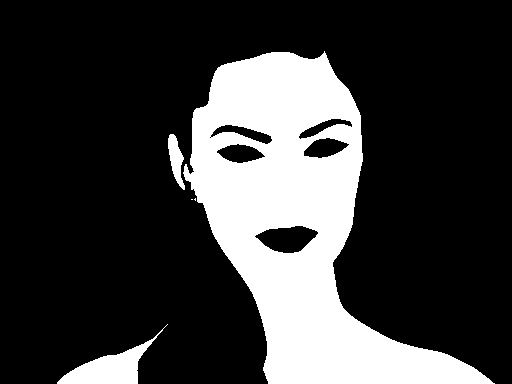
//> input picture data/skin_colour/truth/Megan-Fox-Pretty-Face-1-1024x768.png, 512 x 384 px
$ ./HandTracking data/skin_colour/truth/Megan-Fox-Pretty-Face-1-1024x768.png   (built with g++ and OpenCV 4)
//> lines starting //> are read from the running program, lines starting //| are printed output that depends on the picture; after the words box and inside, x2 and y2 are one past the last pixel; in counts of white or black regions, pixels touching at a corner belong together
### TrackingProcess.cpp
/**
	TrackingProcess.cpp
	Process of tracking objects over time with detected images
	@author Lei Liu
*/

#include <iostream>
#include <vector>
#include <string>
#include <math.h>
#include <list>

#include <opencv2/core/core.hpp>
#include <opencv2/highgui/highgui.hpp>

#include "Blobs.cpp"

using namespace std;

class TrackingProcess
{

private:
	map<int, cv::RotatedRect> history; //ellipse in the history at time t-1
	list<int> hypoth_labels; //mark all labels of current hypothesis, unassigned ellipse
	int newLabel = 1;

	map<int, cv::RotatedRect> pre_hitstory; //ellipses in the history at time t-2

	ostringstream trajectory;

public:

	TrackingProcess()
	{
		history.clear();
		pre_hitstory.clear();
	}

	// [35 lines left out: functions getHistory, firstFrame, newHypothesis, assignHypothesis, not called in this run]

	/**
		fit an ellipse for a blob
		using covariance matrix of the distribution of position of points within the blob
		The major axes is the largest eigenvalue multipled by a factor (chi-square value represents the confidence level)
		@param blob, The vector contains the positions of points. Each iteration is a pair of row and column index of a point
		@return the Ellipse object as type cv::RotatedRect
	 */
	// [334 lines left out: functions fitEllipse, distance, showEllipses, writeTrajectory, track, findIntersection and 5 more, not called in this run]

};

### SkinClassifier.cpp
/**
	SkinClassifier.cpp
	Class for classifying the skin area of an RGB image using Naive Bayes Classifier and YUV channels
	@author Lei Liu
*/

#include <iostream>
#include <vector>
#include <fstream>
#include <string>
#include <dirent.h>

#include <opencv2/core/core.hpp>
#include <opencv2/highgui/highgui.hpp>

using namespace std;

class SkinClassifier
{

private:
	static const int num_of_bins = 256; //the number of bins for colour histogram
	int color_Hist[num_of_bins][num_of_bins]; //counting the appearance of each colour
	int skin_Hist[num_of_bins][num_of_bins]; //counting the appearance of skin colour
	int num_color; //total number of all colours
	int num_skin; //total number of all skin colours
	double probab[num_of_bins][num_of_bins]; //probability of colour being skin colour

	float Tmax;//upper threshold of skin colour probability
	float Tmin;//low threshold of skin colour probability
	string prob_file_path;//file name for storing the probability output.

public:

	SkinClassifier( string probability_file_path = "probability.txt", float upper_threshold = 0.5, float low_threshold = 0.15 )
	{
		std::cout<< "Bayesian Classifier for Skin-color Detection." << std::endl;
		Tmax = upper_threshold;
		Tmin = low_threshold;
		prob_file_path = probability_file_path;
		//load offline probability by default
		loadProbab();
		std::cout<< "Loading probability map successfully" << std::endl;
		cout << "Thresholds: " << Tmax << " -- " << Tmin << endl;
	}

	// [97 lines left out: functions setThresholds, train, updateStatistic, BGR2UV, not called in this run]

	/*
	* write each pair of pixel and its statistic and probability being a skin colour as one line.
	* format: U-component V-component colour_histogram skin_histogram probability
	* format example: 128 128 10000 1000 0.1
	*/
	// [35 lines left out: functions writeProbab, calculProbab, not called in this run]

	/*
	* load probab from file
	* file format: U-component V-component color_histogram skin_histogram probability
	*/
	void loadProbab(string filename = "probability.txt")
	{
		//clear array space
		clear_statistic();
		//open file, and read each lime once
		ifstream file( filename.c_str() );
		string line;
		if( file.is_open() )
		{
			while( getline(file, line))
			{
				stringstream data(line);
				int u, v, color_count, skin_count;
				double p;
				data >> u >> v >> color_count >> skin_count >> p;
				color_Hist[u][v] = color_count;
				skin_Hist[u][v] = skin_count;
				num_color += color_count;
				num_skin += skin_count;
				probab[u][v] = p;
			}
			file.close();
		}
		else cout << "Unable to open " << filename << endl;
	}

	/*
	* Detect skin colour area and draw corresponding ellipses
	*/
	// [19 lines left out: function detect, not called in this run]

	/*
	* Classify the skin colour pixel from the original
	*/
	// [29 lines left out: function detectSkin, not called in this run]

	/*
	* connect those potential skin colour pixels
	*/
	// [15 lines left out: function connectPotential, not called in this run]

	/**
	* neighbour filtering, three conditions
	* 1. immediate neighbour is skin colour(255), set as skin colours
	* 2. immediate neighbours have not skin colour, but has non-skin colour(0), set as non-skin colour
	* 3. immediate neighbours are all potential skin colour(128), look for second neighbours, repeat these conditions.
	*/
	// [50 lines left out: functions neightbourFiltering, smoothing, not called in this run]

	/*
	* Clear all statistic and probabilities
	*/
	void clear_statistic()
	{
		for(int i=0; i<num_of_bins; i++)
		{
			for(int j=0; j<num_of_bins; j++)
			{
				color_Hist[i][j] = 0;
				skin_Hist[i][j] = 0;
				probab[i][j] = 0;
			}
		}
		num_color = 0;
		num_skin = 0;
		cout << "All probabilities and statistics are set to 0." << endl;

	}

	// [180 lines left out: functions adaptive, testSkinDetector, not called in this run]
};

### FaceDetector.cpp
/**
	FaceDetector.cpp
	Class for detecting the face from an RGB resized image
	@author Lei Liu
*/

#include <opencv2/opencv.hpp>
#include "opencv2/imgproc/imgproc.hpp"
#include "opencv2/highgui/highgui.hpp"
#include "opencv2/objdetect/objdetect.hpp"

#include <iostream>
#include <string>
#include <vector>

using namespace std;

class FaceDetector
{

private:
	//classifier for Face Detection
	cv::CascadeClassifier detector;

public:
	//load classifier with specificed cascade file
	FaceDetector()
	{
		cout << "Face Detector" << endl;
		this->load();
	}

	bool load( string filePath="data/haarcascades/haarcascade_frontalface_alt.xml" )
	{
		if( (this->detector).load(filePath) )
		{
			cout << "Detect face with: " << filePath << endl;
			return true;
		}
		else
		{
			cout << "Cannot load classifier" << filePath << endl;
			return false;
		}
	}

	//detect faces and draw rectangle around each face from an RGB image
	void detectFace(cv::Mat &original, vector< cv::Rect > &faces)
	{
		//convert original to grayscale
		cv::Mat gray;
		cv::cvtColor(original, gray, CV_BGR2GRAY);
		cv::equalizeHist(gray, gray);
		//detect the faces from an gray image
		(this->detector).detectMultiScale( gray, faces, 1.1, 3, 0, cv::Size(30,30) );
	}

	// [8 lines left out: function showFaces, not called in this run]

};

### HandTracking.cpp
/**
	Hand Tracking System
	main function
	@author Lei Liu
*/

#include <iostream>
#include <vector>
#include <string>
#include <dirent.h>

#include "opencv2/highgui/highgui.hpp"
#include "opencv2/imgproc/imgproc.hpp"

#include "FaceDetector.cpp"
#include "SkinClassifier.cpp"
#include "TrackingProcess.cpp"

using namespace std;

/*
* Main Object that holds all detectors and data
*/
class HandTracking
{
private:
	//create face detector
	FaceDetector faceDetector;
	//create skin classifier
	SkinClassifier skinClassifier;
	//create tracking process
	TrackingProcess tracking;

	float sizeScale;

public:
	HandTracking()
	{	}

	/**
	*
	*/
	// [6 lines left out: function offLineTrain, not called in this run]

	/**
	 Test the detection functions
	*/
	// [264 lines left out: functions detectionTest, ellipseTest, trackingTest, faceTest, not called in this run]

	void cameraTest(string videoName, float rotateAngle, int winWidth, int winHeight, string winName)
	{
//> called with rotateAngle = 0, winWidth = 480, winHeight = 320, winName = "Hand Tracking"
		//get a handle to the video device, load video as fault
		cv::VideoCapture videoCap;
		int deviceId = atoi( videoName.c_str() );
		if( (videoName.size() == 1) && deviceId == 0 ) //load camera
			videoCap = cv::VideoCapture( deviceId );
		else //load video
			videoCap = cv::VideoCapture( videoName );
		//check if the video or camera is loaded successful.
		if( !videoCap.isOpened() )
		{
			std::cout << "Video or Camera cannot be opened." << endl;
			return;
		}

		cv::Mat frame; //Holds the current fram from the Video device
		bool isFirst = true;
		int count =0;
		for(;;)
		{
			videoCap >> frame;
//> frame is the input picture: 384 rows x 512 cols, CV_8UC3; 23.3% white; 5 white regions (2 under 20 px), largest, box (x1, y1, x2, y2) and area: (183, 51, 495, 384) 43258, (57, 324, 168, 384) 2048, (168, 134, 185, 190) 500
			if( !frame.data )
				break;

			count++;
			//clone the current frame and resize to default size
			cv::Mat original = frame.clone();
			if( rotateAngle != 0) //rotate original frame
			{
				cv::Mat rotateMat = cv::getRotationMatrix2D( cv::Point(original.cols/2, original.rows/2), rotateAngle, 1 );
				cv::warpAffine( frame, original, rotateMat, cv::Size(frame.cols, frame.rows) );
			}
			cv::resize( original, original, cv::Size(winWidth, winHeight), CV_INTER_AREA );
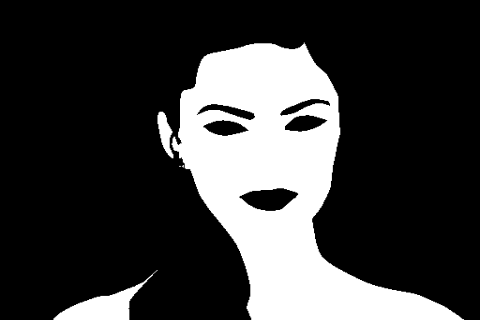
//> original: 320 rows x 480 cols, CV_8UC3; min 0, max 255, mean 59.4
			const string nm = "testing/tooltill_1/tooltill_" + to_string(count) + ".jpg";
			cout << nm << " ";
			cout << cv::imwrite(nm, original) << endl;
//| 1

			cv::Mat bwimg; //current bwimg after detection

			//Detect face for each frame
			vector<cv::Rect> faces;
			faceDetector.detectFace( original, faces );
//> in detectFace, `cv::equalizeHist(gray, gray);`:
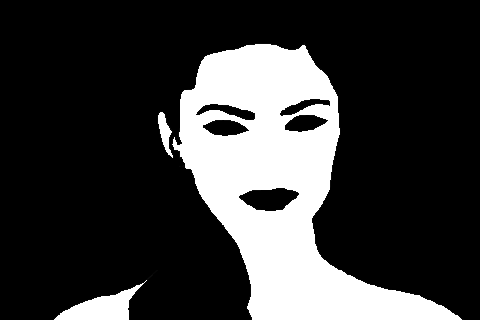
//> gray: 320 rows x 480 cols, CV_8UC1; min 0, max 255, mean 58
			float ave_face_size = 0;
			//update skin color probability with detected face areas
			for(int i=0; i<faces.size(); i++)
			{
				cv::Mat face(original, faces[i]);
				skinClassifier.adaptive(face);
				ave_face_size += ( face.rows * face.cols );
			}
			ave_face_size = ave_face_size / (faces.size()) * sizeScale;

			//Detect skin area for current frame
			skinClassifier.detect( original, bwimg );
			//tracking
			if(isFirst)
			{
				tracking.firstFrame(bwimg, ave_face_size);
				isFirst = false;
				cout << "First frame" << endl;
			}
			else //tracking
			{
				tracking.track(bwimg, ave_face_size);
				cout << " next frame " << endl;
			}
			//draw ellipse and rectangle on original
			tracking.showEllipses(original);
			faceDetector.showFaces(original, faces);
			//show the result
			cv::imshow(winName, original);

			//control flow
			char key = (char) cv::waitKey(20);
			//pause loop by pressing "space" key
			if( key==32 )
				cv::waitKey(0);
			if( key==32 )
				continue;
			if(key == 27)//Exit the loop bt pressing "Esc"
				break;
		}// end of video tracking------------------------------
	}

	// [344 lines left out: functions setThresholds, setSizeScale, offlineTesting, getFilenames, onlineTrain, onlineTesting and 4 more, not called in this run]

};

HandTracking hand;

// [19 lines left out: functions on_upperThresh, on_lowerThresh, on_sizeThresh, not called in this run]

//mian function, choice for either load camera or read local video
//capture frame for both skin detection and face detection
int main(int argc, const char *argv[])
{
	/*
	* ---------------------------------------------
	* tracking in video
	* 0 for camera, otherwise path of the video file
	* input rotateangle, for camera it is 0
	* Example: ./HandTracking 0 0
	* ./HandTracking ../dataset/video/video1.mp4 -90
	*/
	string videoName;
	float rotateAngle = 0;
	//check the input parameter for choosing the camera or loading video
	if(argc < 2)
	{
		cout << "start program with an arguments, 0 for camera or the path of video file" << endl;
		return -1;
	}
	else if(argc == 2)
	{
		videoName = argv[1];
	}
	else
	{
		videoName = argv[1];
		rotateAngle = atof( argv[2] );
	}

	string winName = "Hand Tracking";
	int winWidth = 480;
	int winHeight = 320;
	//create window for displaying images
	cv::namedWindow(winName, CV_WINDOW_AUTOSIZE);
	cv::resizeWindow(winName, winWidth, winHeight);
	//create trackbar to control thresholds
	int upper_thresh = 50;
	int lower_thresh = 15;
	int size_thresh = 20;
	cv::createTrackbar("Skin Colour Upper Threshold", winName,
						&upper_thresh, 100, on_upperThresh, &lower_thresh);
	cv::createTrackbar("Skin Colour Lower Threshold", winName,
						&lower_thresh, 100, on_lowerThresh, &upper_thresh);
	cv::createTrackbar("Size filter Threshold: ", winName,
						&size_thresh, 100, on_sizeThresh);
	cout << "Start detection and tracking:\n";
//> (the run ends here: the program stops with an error, at `(this->detector).detectMultiScale( gray, faces, 1.1, 3, 0, cv::Size(30..`)

$ run again, with data/skin_colour/train/Megan-Fox-Pretty-Face-1-1024x768.jpg saved as data/skin_colour/truth/Megan-Fox-Pretty-Face-1-1024x768.png
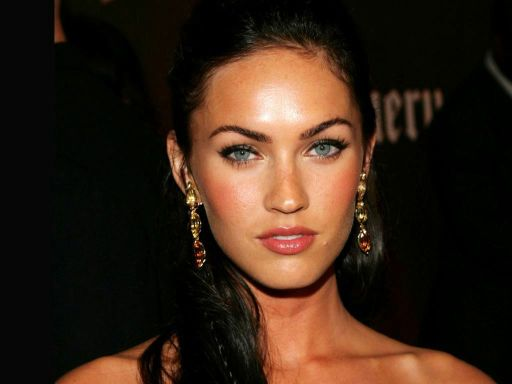
//> input picture data/skin_colour/train/Megan-Fox-Pretty-Face-1-1024x768.jpg, 512 x 384 px
//> in cameraTest, frame is the input picture: 384 rows x 512 cols, CV_8UC3; mean B, G, R 23.8, 36.4, 54.8
//> in cameraTest, `cv::resize( original, original, cv::Size(winWidth, winHeight), CV_INTE..`:
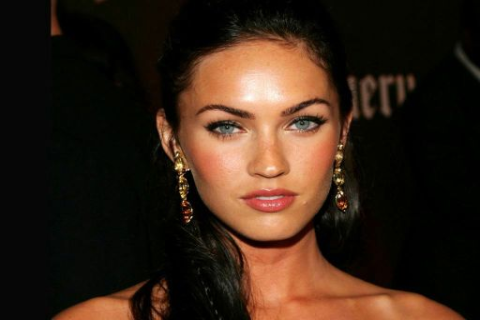
//> original: 320 rows x 480 cols, CV_8UC3; mean B, G, R 23.7, 36.3, 54.7
//| 1
//> in detectFace, `cv::equalizeHist(gray, gray);`:
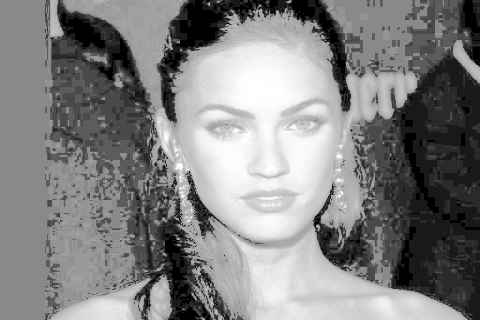
//> gray: 320 rows x 480 cols, CV_8UC1; min 0, max 255, mean 129.7

$ run again, with data/skin_colour/truth/06Apr03Face.png copied over data/skin_colour/truth/Megan-Fox-Pretty-Face-1-1024x768.png
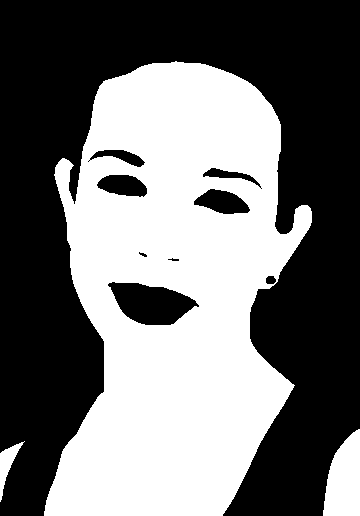
//> input picture data/skin_colour/truth/06Apr03Face.png, 360 x 516 px
//> in cameraTest, frame is the input picture: 516 rows x 360 cols, CV_8UC3; 44.6% white; 3 white regions, box (x1, y1, x2, y2) and area: (44, 61, 312, 516) 79900, (323, 429, 360, 516) 2401, (0, 441, 25, 502) 491
//> in cameraTest, `cv::resize( original, original, cv::Size(winWidth, winHeight), CV_INTE..`:
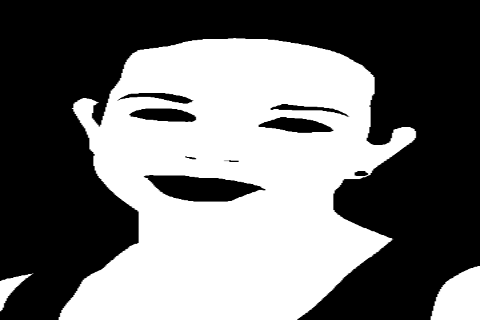
//> original: 320 rows x 480 cols, CV_8UC3; min 0, max 255, mean 113.7
//| 1
//> in detectFace, `cv::equalizeHist(gray, gray);`:
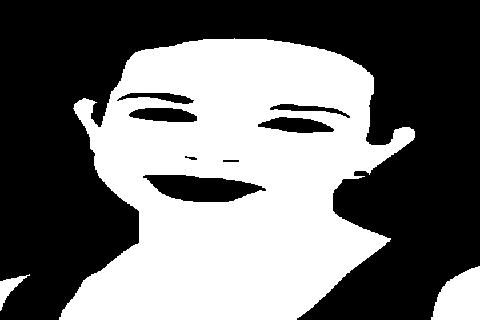
//> gray: 320 rows x 480 cols, CV_8UC1; min 0, max 255, mean 111.8

$ run again, with data/skin_colour/truth/124511719065943_2.png copied over data/skin_colour/truth/Megan-Fox-Pretty-Face-1-1024x768.png
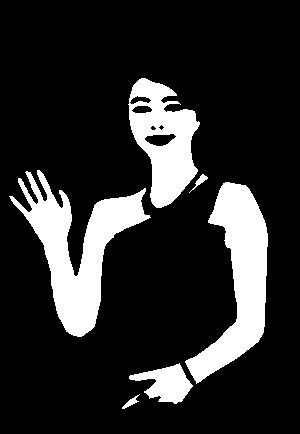
//> input picture data/skin_colour/truth/124511719065943_2.png, 300 x 434 px
//> in cameraTest, frame is the input picture: 434 rows x 300 cols, CV_8UC3; 17% white; 6 white regions, box (x1, y1, x2, y2) and area: (9, 170, 151, 337) 8227, (185, 182, 268, 384) 7243, (128, 78, 200, 208) 5153, (129, 363, 193, 404) 1382, (122, 394, 140, 409) 86, (189, 174, 208, 193) 85
//> in cameraTest, `cv::resize( original, original, cv::Size(winWidth, winHeight), CV_INTE..`:
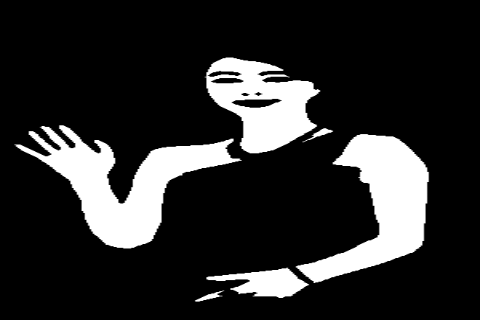
//> original: 320 rows x 480 cols, CV_8UC3; min 0, max 255, mean 43.4
//| 1
//> in detectFace, `cv::equalizeHist(gray, gray);`:
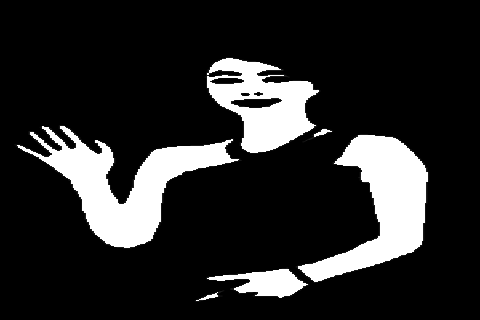
//> gray: 320 rows x 480 cols, CV_8UC1; min 0, max 255, mean 41
